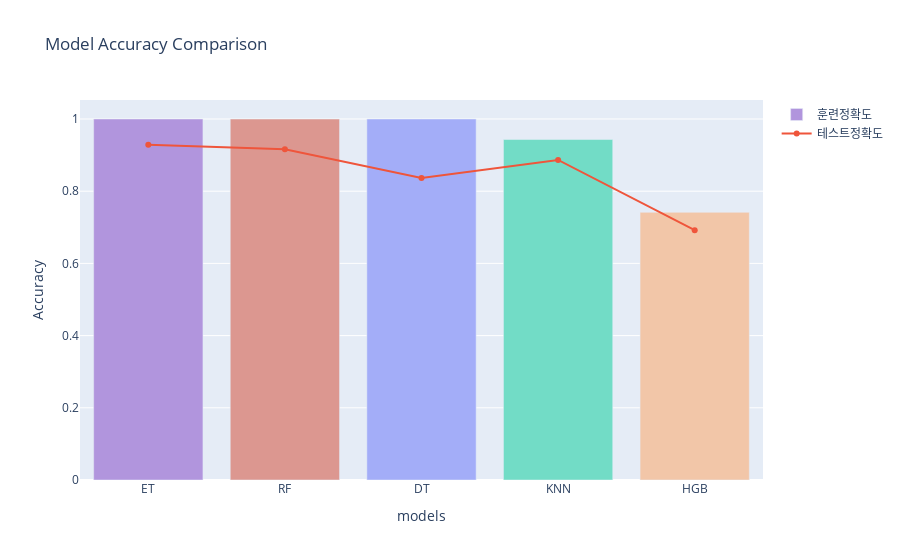

Source (notebook cell):
### Code cell


### Figure 1 — Plotly figure (JSON) as saved in the notebook; plotly's stock layout.template omitted (floating-point values rounded to 4 significant figures)
{"data": [{"marker": {"color": ["#B195DD", "#DC9790", "#A3ADF8", "#72DCC6", "#F2C6A8"]}, "name": "훈련정확도", "type": "bar", "x": ["ET", "RF", "DT", "KNN", "HGB"], "y": [1.0, 1.0, 1.0, 0.9431, 0.7415]}, {"mode": "lines+markers", "name": "테스트정확도", "type": "scatter", "x": ["ET", "RF", "DT", "KNN", "HGB"], "y": [0.9285, 0.9159, 0.8363, 0.8867, 0.6919]}], "layout": {"title": {"text": "Model Accuracy Comparison"}, "xaxis": {"title": {"text": "models"}}, "yaxis": {"title": {"text": "Accuracy"}}}}
